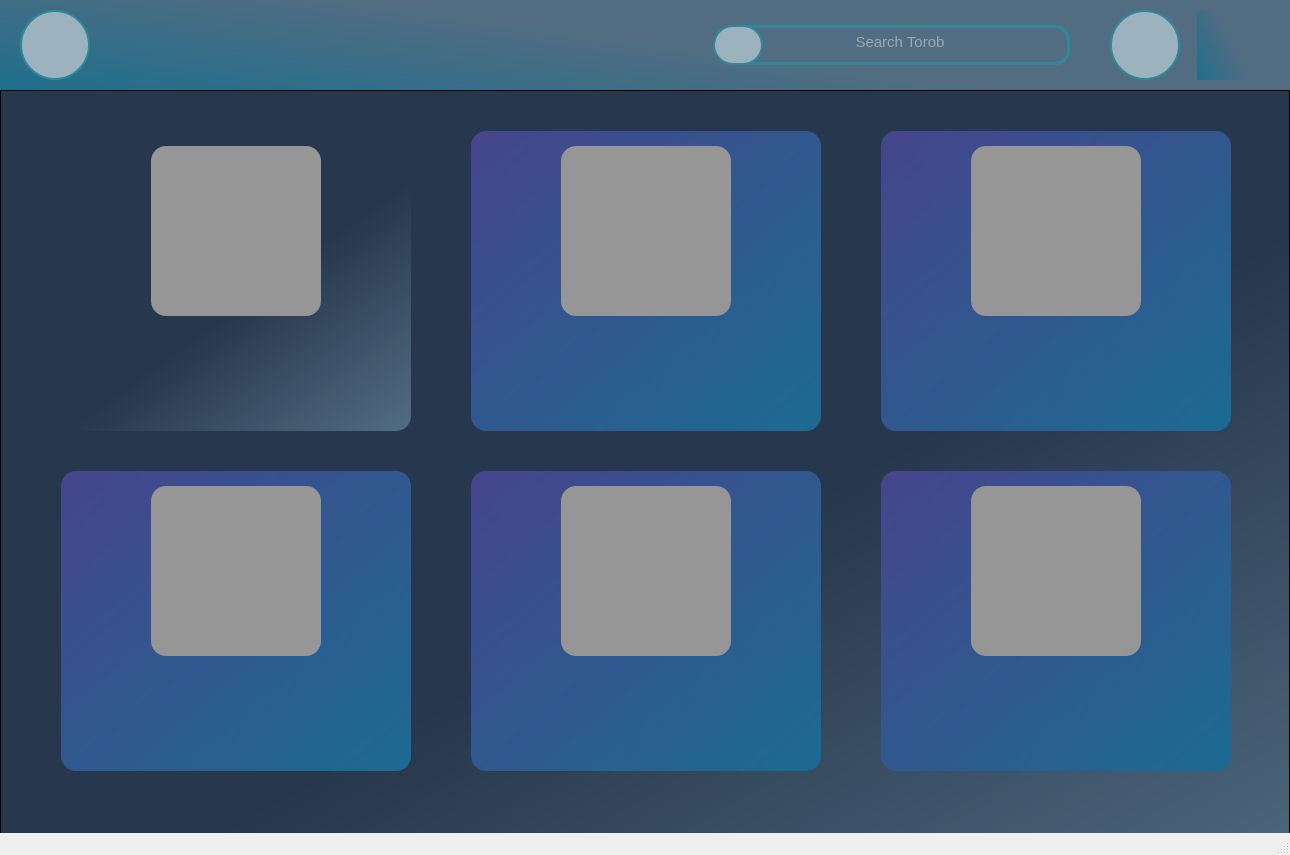
<?xml version="1.0" encoding="UTF-8"?>
<ui version="4.0">
 <class>MainWindow</class>
 <widget class="QMainWindow" name="MainWindow">
  <property name="geometry">
   <rect>
    <x>0</x>
    <y>0</y>
    <width>1290</width>
    <height>855</height>
   </rect>
  </property>
  <property name="font">
   <font>
    <pointsize>8</pointsize>
   </font>
  </property>
  <property name="windowTitle">
   <string>MainWindow</string>
  </property>
  <widget class="QWidget" name="centralwidget">
   <widget class="QWidget" name="widget" native="true">
    <property name="geometry">
     <rect>
      <x>0</x>
      <y>0</y>
      <width>1290</width>
      <height>90</height>
     </rect>
    </property>
    <property name="styleSheet">
     <string notr="true"> background-color: qlineargradient(spread:pad, x1:0.776, y1:0.614091, x2:0, y2:0.999682, stop:0.19403 rgba(82, 109, 130, 255), stop:1 rgba(31, 110, 140, 255))</string>
    </property>
    <widget class="QPushButton" name="profileInfoBtn">
     <property name="geometry">
      <rect>
       <x>20</x>
       <y>10</y>
       <width>70</width>
       <height>70</height>
      </rect>
     </property>
     <property name="styleSheet">
      <string notr="true">QPushButton{
	background-color: rgb(157, 178, 191);
	border-radius: 35px;
	border : 2px solid black;
	border-color: rgb(46, 138, 153);
}

QPushButton:hover{
	background-color: rgb(132, 167, 161);
	border : 3px solid black;
	border-color: rgb(100, 204, 197)
}
</string>
     </property>
     <property name="text">
      <string/>
     </property>
     <property name="icon">
      <iconset>
       <normaloff>profile.png</normaloff>profile.png</iconset>
     </property>
     <property name="iconSize">
      <size>
       <width>50</width>
       <height>50</height>
      </size>
     </property>
    </widget>
    <widget class="QPushButton" name="menuBarBtn">
     <property name="geometry">
      <rect>
       <x>1110</x>
       <y>10</y>
       <width>70</width>
       <height>70</height>
      </rect>
     </property>
     <property name="styleSheet">
      <string notr="true">QPushButton{
	background-color: rgb(157, 178, 191);
	border-radius: 35px;
	border : 2px solid black;
	border-color: rgb(46, 138, 153);
}

QPushButton:hover{
	background-color: rgb(132, 167, 161);
	border : 3px solid black;
	border-color: rgb(100, 204, 197)
}
</string>
     </property>
     <property name="text">
      <string/>
     </property>
     <property name="icon">
      <iconset>
       <normaloff>menu.png</normaloff>menu.png</iconset>
     </property>
     <property name="iconSize">
      <size>
       <width>40</width>
       <height>44</height>
      </size>
     </property>
    </widget>
    <widget class="QLineEdit" name="searchBarTorob">
     <property name="geometry">
      <rect>
       <x>730</x>
       <y>25</y>
       <width>340</width>
       <height>40</height>
      </rect>
     </property>
     <property name="font">
      <font>
       <pointsize>11</pointsize>
      </font>
     </property>
     <property name="styleSheet">
      <string notr="true">QLineEdit{
	background-color: rgb(0, 0, 0, 0);
	border: 3px solid rgba(0, 0, 0, 0);
	border-bottom-color: rgb(46, 138, 153);
	border-right-color: rgb(46, 138, 153);
	border-top-color: rgb(46, 138, 153);
	padding-bottom: 7px;
	border-radius: 15px;
	color: rgb(221, 230, 237);
}
QLineEdit:focus{
	background-color: rgb(132, 167, 161);
	border-bottom-color: rgb(100, 204, 197);
	border-right-color: rgb(100, 204, 197);
	border-top-color: rgb(100, 204, 197);
}</string>
     </property>
     <property name="alignment">
      <set>Qt::AlignCenter</set>
     </property>
     <property name="placeholderText">
      <string>Search Torob</string>
     </property>
    </widget>
    <widget class="QLabel" name="label_2">
     <property name="geometry">
      <rect>
       <x>1197</x>
       <y>10</y>
       <width>70</width>
       <height>70</height>
      </rect>
     </property>
     <property name="text">
      <string/>
     </property>
     <property name="pixmap">
      <pixmap>logo app.png</pixmap>
     </property>
     <property name="scaledContents">
      <bool>true</bool>
     </property>
    </widget>
    <widget class="QPushButton" name="doSearchBtn">
     <property name="geometry">
      <rect>
       <x>713</x>
       <y>25</y>
       <width>50</width>
       <height>40</height>
      </rect>
     </property>
     <property name="styleSheet">
      <string notr="true">QPushButton{
	background-color: rgb(157, 178, 191);
	border-radius: 20px;
	border : 1.5px solid black;
	border-color: rgb(46, 138, 153);
}

QPushButton:hover{
	background-color: rgb(132, 167, 161);
	border : 2.5px solid black;
	border-color: rgb(100, 204, 197)
}

</string>
     </property>
     <property name="text">
      <string/>
     </property>
     <property name="icon">
      <iconset>
       <normaloff>search.png</normaloff>search.png</iconset>
     </property>
     <property name="iconSize">
      <size>
       <width>30</width>
       <height>30</height>
      </size>
     </property>
    </widget>
   </widget>
   <widget class="QWidget" name="widget_2" native="true">
    <property name="geometry">
     <rect>
      <x>0</x>
      <y>90</y>
      <width>1290</width>
      <height>855</height>
     </rect>
    </property>
    <property name="styleSheet">
     <string notr="true">background-color: qlineargradient(spread:pad, x1:0.358, y1:0.244, x2:1, y2:1, stop:0.353234 rgba(39, 55, 77, 255), stop:1 rgba(82, 109, 130, 255))
</string>
    </property>
    <widget class="QScrollArea" name="scrollArea">
     <property name="geometry">
      <rect>
       <x>0</x>
       <y>0</y>
       <width>1290</width>
       <height>855</height>
      </rect>
     </property>
     <property name="widgetResizable">
      <bool>true</bool>
     </property>
     <widget class="QWidget" name="scrollAreaWidgetContents">
      <property name="geometry">
       <rect>
        <x>0</x>
        <y>0</y>
        <width>1288</width>
        <height>853</height>
       </rect>
      </property>
      <widget class="QWidget" name="product1" native="true">
       <property name="geometry">
        <rect>
         <x>60</x>
         <y>40</y>
         <width>350</width>
         <height>300</height>
        </rect>
       </property>
       <property name="styleSheet">
        <string notr="true">QWidget{
	background-color: qlineargradient(spread:pad, x1:0, y1:0, x2:1, y2:1, stop:0 					rgba(70, 69, 140, 255), stop:1 rgba(27, 107, 147, 255));
	border-radius: 15px;
}

QWidget:hover{
	border-color: rgb(90, 150, 227)
}</string>
       </property>
       <widget class="QLabel" name="productPhoto1">
        <property name="geometry">
         <rect>
          <x>90</x>
          <y>15</y>
          <width>170</width>
          <height>170</height>
         </rect>
        </property>
        <property name="styleSheet">
         <string notr="true">background-color: rgb(150, 150, 150);


</string>
        </property>
        <property name="text">
         <string/>
        </property>
        <property name="scaledContents">
         <bool>true</bool>
        </property>
       </widget>
       <widget class="QLabel" name="productName1">
        <property name="geometry">
         <rect>
          <x>10</x>
          <y>205</y>
          <width>310</width>
          <height>40</height>
         </rect>
        </property>
        <property name="font">
         <font>
          <family>Arial Black</family>
          <pointsize>10</pointsize>
          <weight>75</weight>
          <bold>true</bold>
         </font>
        </property>
        <property name="styleSheet">
         <string notr="true">background-color: rgba(0, 0, 0, 0);
color: rgb(221, 230, 237);</string>
        </property>
        <property name="text">
         <string/>
        </property>
        <property name="wordWrap">
         <bool>true</bool>
        </property>
       </widget>
       <widget class="QLabel" name="productPrice1">
        <property name="geometry">
         <rect>
          <x>10</x>
          <y>260</y>
          <width>311</width>
          <height>25</height>
         </rect>
        </property>
        <property name="font">
         <font>
          <pointsize>9</pointsize>
          <weight>75</weight>
          <bold>true</bold>
         </font>
        </property>
        <property name="styleSheet">
         <string notr="true">background-color: rgba(0, 0, 0, 0);
color: rgb(221, 230, 237);</string>
        </property>
        <property name="text">
         <string/>
        </property>
        <property name="alignment">
         <set>Qt::AlignLeading|Qt::AlignLeft|Qt::AlignVCenter</set>
        </property>
       </widget>
       <widget class="QPushButton" name="productBtn1">
        <property name="geometry">
         <rect>
          <x>0</x>
          <y>0</y>
          <width>350</width>
          <height>300</height>
         </rect>
        </property>
        <property name="styleSheet">
         <string notr="true">QPushButton{
	background-color: rgba(0, 0, 0, 0);
}

QPushButton:hover{
	background-color: rgb(0, 0, 0, 50);
	border-radius: 15px;
	border : 2px solid black;
	border-color: rgb(90, 150, 227);
}
</string>
        </property>
        <property name="text">
         <string/>
        </property>
       </widget>
      </widget>
      <widget class="QWidget" name="product2" native="true">
       <property name="geometry">
        <rect>
         <x>470</x>
         <y>40</y>
         <width>350</width>
         <height>300</height>
        </rect>
       </property>
       <property name="styleSheet">
        <string notr="true">background-color: qlineargradient(spread:pad, x1:0, y1:0, x2:1, y2:1, stop:0 rgba(70, 69, 140, 255), stop:1 rgba(27, 107, 147, 255));
border-radius: 15px;</string>
       </property>
       <widget class="QLabel" name="productPhoto2">
        <property name="geometry">
         <rect>
          <x>90</x>
          <y>15</y>
          <width>170</width>
          <height>170</height>
         </rect>
        </property>
        <property name="styleSheet">
         <string notr="true">background-color: rgb(150, 150, 150);</string>
        </property>
        <property name="text">
         <string/>
        </property>
        <property name="scaledContents">
         <bool>true</bool>
        </property>
       </widget>
       <widget class="QLabel" name="productName2">
        <property name="geometry">
         <rect>
          <x>10</x>
          <y>205</y>
          <width>310</width>
          <height>40</height>
         </rect>
        </property>
        <property name="font">
         <font>
          <family>Arial Black</family>
          <pointsize>10</pointsize>
          <weight>75</weight>
          <bold>true</bold>
         </font>
        </property>
        <property name="styleSheet">
         <string notr="true">background-color: rgba(0, 0, 0, 0);
color: rgb(221, 230, 237);</string>
        </property>
        <property name="text">
         <string/>
        </property>
        <property name="wordWrap">
         <bool>true</bool>
        </property>
       </widget>
       <widget class="QLabel" name="productPrice2">
        <property name="geometry">
         <rect>
          <x>10</x>
          <y>260</y>
          <width>311</width>
          <height>25</height>
         </rect>
        </property>
        <property name="font">
         <font>
          <pointsize>9</pointsize>
          <weight>75</weight>
          <bold>true</bold>
         </font>
        </property>
        <property name="styleSheet">
         <string notr="true">background-color: rgba(0, 0, 0, 0);
color: rgb(221, 230, 237);</string>
        </property>
        <property name="text">
         <string/>
        </property>
        <property name="alignment">
         <set>Qt::AlignLeading|Qt::AlignLeft|Qt::AlignVCenter</set>
        </property>
       </widget>
       <widget class="QPushButton" name="productBtn2">
        <property name="geometry">
         <rect>
          <x>0</x>
          <y>0</y>
          <width>350</width>
          <height>300</height>
         </rect>
        </property>
        <property name="styleSheet">
         <string notr="true">QPushButton{
	background-color: rgba(0, 0, 0, 0);
}

QPushButton:hover{
	background-color: rgb(0, 0, 0, 50);
	border-radius: 15px;
	border : 2px solid black;
	border-color: rgb(90, 150, 227);
}
</string>
        </property>
        <property name="text">
         <string/>
        </property>
       </widget>
      </widget>
      <widget class="QWidget" name="product3" native="true">
       <property name="geometry">
        <rect>
         <x>880</x>
         <y>40</y>
         <width>350</width>
         <height>300</height>
        </rect>
       </property>
       <property name="styleSheet">
        <string notr="true">background-color: qlineargradient(spread:pad, x1:0, y1:0, x2:1, y2:1, stop:0 rgba(70, 69, 140, 255), stop:1 rgba(27, 107, 147, 255));
border-radius: 15px;</string>
       </property>
       <widget class="QLabel" name="productPhoto3">
        <property name="geometry">
         <rect>
          <x>90</x>
          <y>15</y>
          <width>170</width>
          <height>170</height>
         </rect>
        </property>
        <property name="styleSheet">
         <string notr="true">background-color: rgb(150, 150, 150);</string>
        </property>
        <property name="text">
         <string/>
        </property>
        <property name="scaledContents">
         <bool>true</bool>
        </property>
       </widget>
       <widget class="QLabel" name="productName3">
        <property name="geometry">
         <rect>
          <x>10</x>
          <y>205</y>
          <width>310</width>
          <height>40</height>
         </rect>
        </property>
        <property name="font">
         <font>
          <family>Arial Black</family>
          <pointsize>10</pointsize>
          <weight>75</weight>
          <bold>true</bold>
         </font>
        </property>
        <property name="styleSheet">
         <string notr="true">background-color: rgba(0, 0, 0, 0);
color: rgb(221, 230, 237);</string>
        </property>
        <property name="text">
         <string/>
        </property>
        <property name="wordWrap">
         <bool>true</bool>
        </property>
       </widget>
       <widget class="QLabel" name="productPrice3">
        <property name="geometry">
         <rect>
          <x>10</x>
          <y>260</y>
          <width>311</width>
          <height>25</height>
         </rect>
        </property>
        <property name="font">
         <font>
          <pointsize>9</pointsize>
          <weight>75</weight>
          <bold>true</bold>
         </font>
        </property>
        <property name="styleSheet">
         <string notr="true">background-color: rgba(0, 0, 0, 0);
color: rgb(221, 230, 237);</string>
        </property>
        <property name="text">
         <string/>
        </property>
        <property name="alignment">
         <set>Qt::AlignLeading|Qt::AlignLeft|Qt::AlignVCenter</set>
        </property>
       </widget>
       <widget class="QPushButton" name="productBtn3">
        <property name="geometry">
         <rect>
          <x>0</x>
          <y>0</y>
          <width>350</width>
          <height>300</height>
         </rect>
        </property>
        <property name="styleSheet">
         <string notr="true">QPushButton{
	background-color: rgba(0, 0, 0, 0);
}

QPushButton:hover{
	background-color: rgb(0, 0, 0, 50);
	border-radius: 15px;
	border : 2px solid black;
	border-color: rgb(90, 150, 227);
}
</string>
        </property>
        <property name="text">
         <string/>
        </property>
       </widget>
      </widget>
      <widget class="QWidget" name="product6" native="true">
       <property name="geometry">
        <rect>
         <x>880</x>
         <y>380</y>
         <width>350</width>
         <height>300</height>
        </rect>
       </property>
       <property name="styleSheet">
        <string notr="true">background-color: qlineargradient(spread:pad, x1:0, y1:0, x2:1, y2:1, stop:0 rgba(70, 69, 140, 255), stop:1 rgba(27, 107, 147, 255));
border-radius: 15px;</string>
       </property>
       <widget class="QLabel" name="productPhoto6">
        <property name="geometry">
         <rect>
          <x>90</x>
          <y>15</y>
          <width>170</width>
          <height>170</height>
         </rect>
        </property>
        <property name="styleSheet">
         <string notr="true">background-color: rgb(150, 150, 150);</string>
        </property>
        <property name="text">
         <string/>
        </property>
        <property name="scaledContents">
         <bool>true</bool>
        </property>
       </widget>
       <widget class="QLabel" name="productName6">
        <property name="geometry">
         <rect>
          <x>10</x>
          <y>205</y>
          <width>310</width>
          <height>40</height>
         </rect>
        </property>
        <property name="font">
         <font>
          <family>Arial Black</family>
          <pointsize>10</pointsize>
          <weight>75</weight>
          <bold>true</bold>
         </font>
        </property>
        <property name="styleSheet">
         <string notr="true">background-color: rgba(0, 0, 0, 0);
color: rgb(221, 230, 237);</string>
        </property>
        <property name="text">
         <string/>
        </property>
        <property name="wordWrap">
         <bool>true</bool>
        </property>
       </widget>
       <widget class="QLabel" name="productPrice6">
        <property name="geometry">
         <rect>
          <x>10</x>
          <y>260</y>
          <width>311</width>
          <height>25</height>
         </rect>
        </property>
        <property name="font">
         <font>
          <pointsize>9</pointsize>
          <weight>75</weight>
          <bold>true</bold>
         </font>
        </property>
        <property name="styleSheet">
         <string notr="true">background-color: rgba(0, 0, 0, 0);
color: rgb(221, 230, 237);</string>
        </property>
        <property name="text">
         <string/>
        </property>
        <property name="alignment">
         <set>Qt::AlignLeading|Qt::AlignLeft|Qt::AlignVCenter</set>
        </property>
       </widget>
       <widget class="QPushButton" name="productBtn6">
        <property name="geometry">
         <rect>
          <x>0</x>
          <y>0</y>
          <width>350</width>
          <height>300</height>
         </rect>
        </property>
        <property name="styleSheet">
         <string notr="true">QPushButton{
	background-color: rgba(0, 0, 0, 0);
}

QPushButton:hover{
	background-color: rgb(0, 0, 0, 50);
	border-radius: 15px;
	border : 2px solid black;
	border-color: rgb(90, 150, 227);
}
</string>
        </property>
        <property name="text">
         <string/>
        </property>
       </widget>
      </widget>
      <widget class="QWidget" name="product5" native="true">
       <property name="geometry">
        <rect>
         <x>470</x>
         <y>380</y>
         <width>350</width>
         <height>300</height>
        </rect>
       </property>
       <property name="styleSheet">
        <string notr="true">background-color: qlineargradient(spread:pad, x1:0, y1:0, x2:1, y2:1, stop:0 rgba(70, 69, 140, 255), stop:1 rgba(27, 107, 147, 255));
border-radius: 15px;</string>
       </property>
       <widget class="QLabel" name="productPhoto5">
        <property name="geometry">
         <rect>
          <x>90</x>
          <y>15</y>
          <width>170</width>
          <height>170</height>
         </rect>
        </property>
        <property name="styleSheet">
         <string notr="true">background-color: rgb(150, 150, 150);</string>
        </property>
        <property name="text">
         <string/>
        </property>
        <property name="scaledContents">
         <bool>true</bool>
        </property>
       </widget>
       <widget class="QLabel" name="productName5">
        <property name="geometry">
         <rect>
          <x>10</x>
          <y>205</y>
          <width>310</width>
          <height>40</height>
         </rect>
        </property>
        <property name="font">
         <font>
          <family>Arial Black</family>
          <pointsize>10</pointsize>
          <weight>75</weight>
          <bold>true</bold>
         </font>
        </property>
        <property name="styleSheet">
         <string notr="true">background-color: rgba(0, 0, 0, 0);
color: rgb(221, 230, 237);</string>
        </property>
        <property name="text">
         <string/>
        </property>
        <property name="wordWrap">
         <bool>true</bool>
        </property>
       </widget>
       <widget class="QLabel" name="productPrice5">
        <property name="geometry">
         <rect>
          <x>10</x>
          <y>260</y>
          <width>311</width>
          <height>25</height>
         </rect>
        </property>
        <property name="font">
         <font>
          <pointsize>9</pointsize>
          <weight>75</weight>
          <bold>true</bold>
         </font>
        </property>
        <property name="styleSheet">
         <string notr="true">background-color: rgba(0, 0, 0, 0);
color: rgb(221, 230, 237);</string>
        </property>
        <property name="text">
         <string/>
        </property>
        <property name="alignment">
         <set>Qt::AlignLeading|Qt::AlignLeft|Qt::AlignVCenter</set>
        </property>
       </widget>
       <widget class="QPushButton" name="productBtn5">
        <property name="geometry">
         <rect>
          <x>0</x>
          <y>0</y>
          <width>350</width>
          <height>300</height>
         </rect>
        </property>
        <property name="styleSheet">
         <string notr="true">QPushButton{
	background-color: rgba(0, 0, 0, 0);
}

QPushButton:hover{
	background-color: rgb(0, 0, 0, 50);
	border-radius: 15px;
	border : 2px solid black;
	border-color: rgb(90, 150, 227);
}
</string>
        </property>
        <property name="text">
         <string/>
        </property>
       </widget>
      </widget>
      <widget class="QWidget" name="product4" native="true">
       <property name="geometry">
        <rect>
         <x>60</x>
         <y>380</y>
         <width>350</width>
         <height>300</height>
        </rect>
       </property>
       <property name="styleSheet">
        <string notr="true">background-color: qlineargradient(spread:pad, x1:0, y1:0, x2:1, y2:1, stop:0 rgba(70, 69, 140, 255), stop:1 rgba(27, 107, 147, 255));
border-radius: 15px;</string>
       </property>
       <widget class="QLabel" name="productPhoto4">
        <property name="geometry">
         <rect>
          <x>90</x>
          <y>15</y>
          <width>170</width>
          <height>170</height>
         </rect>
        </property>
        <property name="styleSheet">
         <string notr="true">background-color: rgb(150, 150, 150);</string>
        </property>
        <property name="text">
         <string/>
        </property>
        <property name="scaledContents">
         <bool>true</bool>
        </property>
       </widget>
       <widget class="QLabel" name="productName4">
        <property name="geometry">
         <rect>
          <x>10</x>
          <y>205</y>
          <width>310</width>
          <height>40</height>
         </rect>
        </property>
        <property name="font">
         <font>
          <family>Arial Black</family>
          <pointsize>10</pointsize>
          <weight>75</weight>
          <bold>true</bold>
         </font>
        </property>
        <property name="styleSheet">
         <string notr="true">background-color: rgba(0, 0, 0, 0);
color: rgb(221, 230, 237);</string>
        </property>
        <property name="text">
         <string/>
        </property>
        <property name="wordWrap">
         <bool>true</bool>
        </property>
       </widget>
       <widget class="QLabel" name="productPrice4">
        <property name="geometry">
         <rect>
          <x>10</x>
          <y>260</y>
          <width>311</width>
          <height>25</height>
         </rect>
        </property>
        <property name="font">
         <font>
          <pointsize>9</pointsize>
          <weight>75</weight>
          <bold>true</bold>
         </font>
        </property>
        <property name="styleSheet">
         <string notr="true">background-color: rgba(0, 0, 0, 0);
color: rgb(221, 230, 237);</string>
        </property>
        <property name="text">
         <string/>
        </property>
        <property name="alignment">
         <set>Qt::AlignLeading|Qt::AlignLeft|Qt::AlignVCenter</set>
        </property>
       </widget>
       <widget class="QPushButton" name="productBtn4">
        <property name="geometry">
         <rect>
          <x>0</x>
          <y>0</y>
          <width>350</width>
          <height>300</height>
         </rect>
        </property>
        <property name="styleSheet">
         <string notr="true">QPushButton{
	background-color: rgba(0, 0, 0, 0);
}

QPushButton:hover{
	background-color: rgb(0, 0, 0, 50);
	border-radius: 15px;
	border : 2px solid black;
	border-color: rgb(90, 150, 227);
}
</string>
        </property>
        <property name="text">
         <string/>
        </property>
       </widget>
      </widget>
     </widget>
    </widget>
   </widget>
  </widget>
  <widget class="QMenuBar" name="menubar">
   <property name="geometry">
    <rect>
     <x>0</x>
     <y>0</y>
     <width>1290</width>
     <height>23</height>
    </rect>
   </property>
  </widget>
  <widget class="QStatusBar" name="statusbar"/>
 </widget>
 <resources/>
 <connections/>
</ui>
